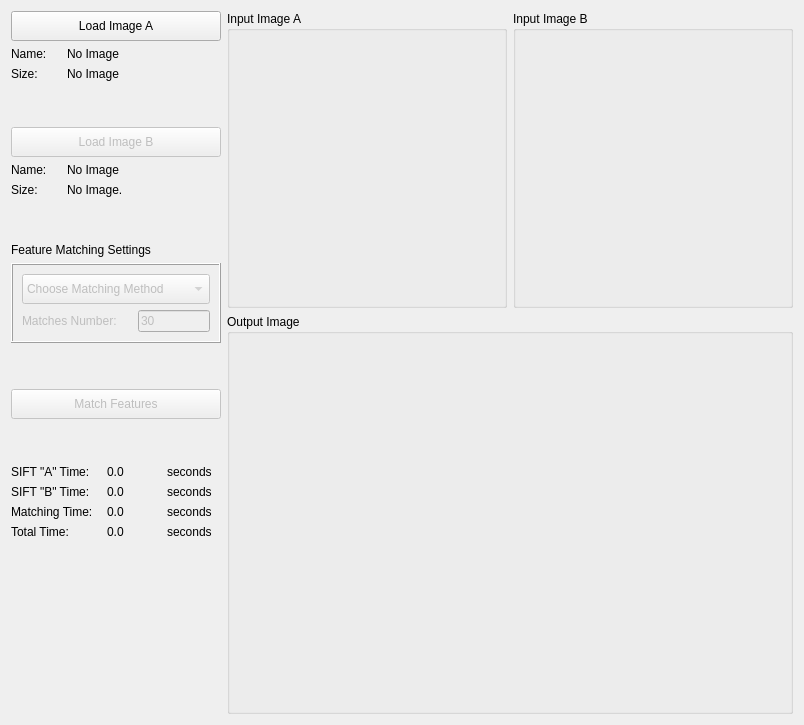
      <widget class="QWidget" name="SIFT_Tab">
       <attribute name="title">
        <string>SIFT</string>
       </attribute>
       <layout class="QGridLayout" name="gridLayout_43">
        <item row="0" column="0">
         <layout class="QGridLayout" name="gridLayout_31">
          <item row="0" column="0">
           <layout class="QVBoxLayout" name="verticalLayout_6">
            <item>
             <widget class="QPushButton" name="btn_load_6_1">
              <property name="sizePolicy">
               <sizepolicy hsizetype="Fixed" vsizetype="Fixed">
                <horstretch>0</horstretch>
                <verstretch>0</verstretch>
               </sizepolicy>
              </property>
              <property name="minimumSize">
               <size>
                <width>210</width>
                <height>30</height>
               </size>
              </property>
              <property name="maximumSize">
               <size>
                <width>210</width>
                <height>30</height>
               </size>
              </property>
              <property name="text">
               <string>Load Image A</string>
              </property>
             </widget>
            </item>
            <item>
             <layout class="QHBoxLayout" name="horizontalLayout_23">
              <property name="sizeConstraint">
               <enum>QLayout::SetFixedSize</enum>
              </property>
              <item>
               <widget class="QLabel" name="label_25">
                <property name="sizePolicy">
                 <sizepolicy hsizetype="Fixed" vsizetype="Fixed">
                  <horstretch>0</horstretch>
                  <verstretch>0</verstretch>
                 </sizepolicy>
                </property>
                <property name="minimumSize">
                 <size>
                  <width>50</width>
                  <height>0</height>
                 </size>
                </property>
                <property name="text">
                 <string>Name:</string>
                </property>
               </widget>
              </item>
              <item>
               <widget class="QLabel" name="label_imgName_6_1">
                <property name="sizePolicy">
                 <sizepolicy hsizetype="Fixed" vsizetype="Fixed">
                  <horstretch>0</horstretch>
                  <verstretch>0</verstretch>
                 </sizepolicy>
                </property>
                <property name="maximumSize">
                 <size>
                  <width>210</width>
                  <height>25</height>
                 </size>
                </property>
                <property name="text">
                 <string>No Image</string>
                </property>
               </widget>
              </item>
             </layout>
            </item>
            <item>
             <layout class="QHBoxLayout" name="horizontalLayout_28">
              <item>
               <widget class="QLabel" name="label_31">
                <property name="sizePolicy">
                 <sizepolicy hsizetype="Fixed" vsizetype="Fixed">
                  <horstretch>0</horstretch>
                  <verstretch>0</verstretch>
                 </sizepolicy>
                </property>
                <property name="minimumSize">
                 <size>
                  <width>50</width>
                  <height>0</height>
                 </size>
                </property>
                <property name="text">
                 <string>Size:</string>
                </property>
               </widget>
              </item>
              <item>
               <widget class="QLabel" name="label_imgSize_6_1">
                <property name="sizePolicy">
                 <sizepolicy hsizetype="Fixed" vsizetype="Fixed">
                  <horstretch>0</horstretch>
                  <verstretch>0</verstretch>
                 </sizepolicy>
                </property>
                <property name="maximumSize">
                 <size>
                  <width>210</width>
                  <height>25</height>
                 </size>
                </property>
                <property name="text">
                 <string>No Image</string>
                </property>
               </widget>
              </item>
             </layout>
            </item>
            <item>
             <spacer name="verticalSpacer_15">
              <property name="orientation">
               <enum>Qt::Vertical</enum>
              </property>
              <property name="sizeType">
               <enum>QSizePolicy::Fixed</enum>
              </property>
              <property name="sizeHint" stdset="0">
               <size>
                <width>20</width>
                <height>40</height>
               </size>
              </property>
             </spacer>
            </item>
            <item>
             <widget class="QPushButton" name="btn_load_6_2">
              <property name="enabled">
               <bool>false</bool>
              </property>
              <property name="sizePolicy">
               <sizepolicy hsizetype="Fixed" vsizetype="Fixed">
                <horstretch>0</horstretch>
                <verstretch>0</verstretch>
               </sizepolicy>
              </property>
              <property name="minimumSize">
               <size>
                <width>210</width>
                <height>30</height>
               </size>
              </property>
              <property name="maximumSize">
               <size>
                <width>210</width>
                <height>30</height>
               </size>
              </property>
              <property name="text">
               <string>Load Image B</string>
              </property>
             </widget>
            </item>
            <item>
             <layout class="QHBoxLayout" name="horizontalLayout_29">
              <property name="sizeConstraint">
               <enum>QLayout::SetFixedSize</enum>
              </property>
              <item>
               <widget class="QLabel" name="label_32">
                <property name="sizePolicy">
                 <sizepolicy hsizetype="Fixed" vsizetype="Fixed">
                  <horstretch>0</horstretch>
                  <verstretch>0</verstretch>
                 </sizepolicy>
                </property>
                <property name="minimumSize">
                 <size>
                  <width>50</width>
                  <height>0</height>
                 </size>
                </property>
                <property name="text">
                 <string>Name:</string>
                </property>
               </widget>
              </item>
              <item>
               <widget class="QLabel" name="label_imgName_6_2">
                <property name="sizePolicy">
                 <sizepolicy hsizetype="Fixed" vsizetype="Fixed">
                  <horstretch>0</horstretch>
                  <verstretch>0</verstretch>
                 </sizepolicy>
                </property>
                <property name="maximumSize">
                 <size>
                  <width>210</width>
                  <height>25</height>
                 </size>
                </property>
                <property name="text">
                 <string>No Image</string>
                </property>
               </widget>
              </item>
             </layout>
            </item>
            <item>
             <layout class="QHBoxLayout" name="horizontalLayout_30">
              <item>
               <widget class="QLabel" name="label_33">
                <property name="sizePolicy">
                 <sizepolicy hsizetype="Fixed" vsizetype="Fixed">
                  <horstretch>0</horstretch>
                  <verstretch>0</verstretch>
                 </sizepolicy>
                </property>
                <property name="minimumSize">
                 <size>
                  <width>50</width>
                  <height>0</height>
                 </size>
                </property>
                <property name="text">
                 <string>Size:</string>
                </property>
               </widget>
              </item>
              <item>
               <widget class="QLabel" name="label_imgSize_6_2">
                <property name="sizePolicy">
                 <sizepolicy hsizetype="Fixed" vsizetype="Fixed">
                  <horstretch>0</horstretch>
                  <verstretch>0</verstretch>
                 </sizepolicy>
                </property>
                <property name="maximumSize">
                 <size>
                  <width>210</width>
                  <height>25</height>
                 </size>
                </property>
                <property name="text">
                 <string>No Image.</string>
                </property>
               </widget>
              </item>
             </layout>
            </item>
            <item>
             <spacer name="verticalSpacer_16">
              <property name="orientation">
               <enum>Qt::Vertical</enum>
              </property>
              <property name="sizeType">
               <enum>QSizePolicy::Fixed</enum>
              </property>
              <property name="sizeHint" stdset="0">
               <size>
                <width>20</width>
                <height>40</height>
               </size>
              </property>
             </spacer>
            </item>
            <item>
             <layout class="QGridLayout" name="gridLayout_35">
              <item row="0" column="0">
               <widget class="QLabel" name="label_50">
                <property name="maximumSize">
                 <size>
                  <width>210</width>
                  <height>25</height>
                 </size>
                </property>
                <property name="text">
                 <string>Feature Matching Settings</string>
                </property>
               </widget>
              </item>
              <item row="1" column="0">
               <widget class="QFrame" name="sift_settings_layout">
                <property name="enabled">
                 <bool>true</bool>
                </property>
                <property name="sizePolicy">
                 <sizepolicy hsizetype="Fixed" vsizetype="Fixed">
                  <horstretch>0</horstretch>
                  <verstretch>0</verstretch>
                 </sizepolicy>
                </property>
                <property name="maximumSize">
                 <size>
                  <width>210</width>
                  <height>16777215</height>
                 </size>
                </property>
                <property name="frameShape">
                 <enum>QFrame::Box</enum>
                </property>
                <property name="frameShadow">
                 <enum>QFrame::Raised</enum>
                </property>
                <property name="lineWidth">
                 <number>1</number>
                </property>
                <property name="midLineWidth">
                 <number>0</number>
                </property>
                <layout class="QGridLayout" name="gridLayout_39">
                 <item row="0" column="0">
                  <layout class="QVBoxLayout" name="verticalLayout_12">
                   <item>
                    <widget class="QComboBox" name="combo_matching_methods">
                     <property name="enabled">
                      <bool>false</bool>
                     </property>
                     <property name="sizePolicy">
                      <sizepolicy hsizetype="Fixed" vsizetype="Fixed">
                       <horstretch>0</horstretch>
                       <verstretch>0</verstretch>
                      </sizepolicy>
                     </property>
                     <property name="minimumSize">
                      <size>
                       <width>180</width>
                       <height>30</height>
                      </size>
                     </property>
                     <item>
                      <property name="text">
                       <string>Choose Matching Method</string>
                      </property>
                     </item>
                     <item>
                      <property name="text">
                       <string>Sum Square Differences</string>
                      </property>
                     </item>
                     <item>
                      <property name="text">
                       <string>Normalized Cross Correlations</string>
                      </property>
                     </item>
                    </widget>
                   </item>
                   <item>
                    <layout class="QHBoxLayout" name="horizontalLayout_36">
                     <item>
                      <widget class="QLabel" name="label_matches_number">
                       <property name="enabled">
                        <bool>false</bool>
                       </property>
                       <property name="sizePolicy">
                        <sizepolicy hsizetype="Fixed" vsizetype="Fixed">
                         <horstretch>0</horstretch>
                         <verstretch>0</verstretch>
                        </sizepolicy>
                       </property>
                       <property name="minimumSize">
                        <size>
                         <width>110</width>
                         <height>0</height>
                        </size>
                       </property>
                       <property name="text">
                        <string>Matches Number:</string>
                       </property>
                      </widget>
                     </item>
                     <item>
                      <widget class="QLineEdit" name="text_sift_matches">
                       <property name="enabled">
                        <bool>false</bool>
                       </property>
                       <property name="text">
                        <string>30</string>
                       </property>
                      </widget>
                     </item>
                    </layout>
                   </item>
                  </layout>
                 </item>
                </layout>
               </widget>
              </item>
             </layout>
            </item>
            <item>
             <spacer name="verticalSpacer_20">
              <property name="orientation">
               <enum>Qt::Vertical</enum>
              </property>
              <property name="sizeType">
               <enum>QSizePolicy::Fixed</enum>
              </property>
              <property name="sizeHint" stdset="0">
               <size>
                <width>20</width>
                <height>40</height>
               </size>
              </property>
             </spacer>
            </item>
            <item>
             <widget class="QPushButton" name="btn_match_features">
              <property name="enabled">
               <bool>false</bool>
              </property>
              <property name="sizePolicy">
               <sizepolicy hsizetype="Fixed" vsizetype="Maximum">
                <horstretch>0</horstretch>
                <verstretch>0</verstretch>
               </sizepolicy>
              </property>
              <property name="minimumSize">
               <size>
                <width>210</width>
                <height>30</height>
               </size>
              </property>
              <property name="maximumSize">
               <size>
                <width>210</width>
                <height>30</height>
               </size>
              </property>
              <property name="text">
               <string>Match Features</string>
              </property>
             </widget>
            </item>
            <item>
             <spacer name="verticalSpacer_21">
              <property name="orientation">
               <enum>Qt::Vertical</enum>
              </property>
              <property name="sizeType">
               <enum>QSizePolicy::Fixed</enum>
              </property>
              <property name="sizeHint" stdset="0">
               <size>
                <width>20</width>
                <height>40</height>
               </size>
              </property>
             </spacer>
            </item>
            <item>
             <layout class="QGridLayout" name="gridLayout_33">
              <item row="2" column="0">
               <layout class="QHBoxLayout" name="horizontalLayout_66">
                <property name="sizeConstraint">
                 <enum>QLayout::SetFixedSize</enum>
                </property>
                <item>
                 <widget class="QLabel" name="label_74">
                  <property name="sizePolicy">
                   <sizepolicy hsizetype="Fixed" vsizetype="Fixed">
                    <horstretch>0</horstretch>
                    <verstretch>0</verstretch>
                   </sizepolicy>
                  </property>
                  <property name="minimumSize">
                   <size>
                    <width>90</width>
                    <height>0</height>
                   </size>
                  </property>
                  <property name="text">
                   <string>Matching Time:</string>
                  </property>
                 </widget>
                </item>
                <item>
                 <widget class="QLabel" name="label_feature_matching_time">
                  <property name="sizePolicy">
                   <sizepolicy hsizetype="Fixed" vsizetype="Fixed">
                    <horstretch>0</horstretch>
                    <verstretch>0</verstretch>
                   </sizepolicy>
                  </property>
                  <property name="maximumSize">
                   <size>
                    <width>55</width>
                    <height>25</height>
                   </size>
                  </property>
                  <property name="text">
                   <string>0.0</string>
                  </property>
                 </widget>
                </item>
                <item>
                 <widget class="QLabel" name="label_45">
                  <property name="text">
                   <string>seconds</string>
                  </property>
                 </widget>
                </item>
               </layout>
              </item>
              <item row="3" column="0">
               <layout class="QHBoxLayout" name="horizontalLayout_64">
                <property name="sizeConstraint">
                 <enum>QLayout::SetFixedSize</enum>
                </property>
                <item>
                 <widget class="QLabel" name="label_72">
                  <property name="sizePolicy">
                   <sizepolicy hsizetype="Fixed" vsizetype="Fixed">
                    <horstretch>0</horstretch>
                    <verstretch>0</verstretch>
                   </sizepolicy>
                  </property>
                  <property name="minimumSize">
                   <size>
                    <width>90</width>
                    <height>0</height>
                   </size>
                  </property>
                  <property name="text">
                   <string>Total Time:</string>
                  </property>
                 </widget>
                </item>
                <item>
                 <widget class="QLabel" name="label_total_matching_time">
                  <property name="sizePolicy">
                   <sizepolicy hsizetype="Fixed" vsizetype="Fixed">
                    <horstretch>0</horstretch>
                    <verstretch>0</verstretch>
                   </sizepolicy>
                  </property>
                  <property name="maximumSize">
                   <size>
                    <width>55</width>
                    <height>25</height>
                   </size>
                  </property>
                  <property name="text">
                   <string>0.0</string>
                  </property>
                 </widget>
                </item>
                <item>
                 <widget class="QLabel" name="label_46">
                  <property name="text">
                   <string>seconds</string>
                  </property>
                 </widget>
                </item>
               </layout>
              </item>
              <item row="0" column="0">
               <layout class="QHBoxLayout" name="horizontalLayout_62">
                <property name="sizeConstraint">
                 <enum>QLayout::SetFixedSize</enum>
                </property>
                <item>
                 <widget class="QLabel" name="label_70">
                  <property name="sizePolicy">
                   <sizepolicy hsizetype="Fixed" vsizetype="Fixed">
                    <horstretch>0</horstretch>
                    <verstretch>0</verstretch>
                   </sizepolicy>
                  </property>
                  <property name="minimumSize">
                   <size>
                    <width>90</width>
                    <height>0</height>
                   </size>
                  </property>
                  <property name="text">
                   <string>SIFT &quot;A&quot; Time:</string>
                  </property>
                 </widget>
                </item>
                <item>
                 <widget class="QLabel" name="label_sift_A_time">
                  <property name="sizePolicy">
                   <sizepolicy hsizetype="Fixed" vsizetype="Fixed">
                    <horstretch>0</horstretch>
                    <verstretch>0</verstretch>
                   </sizepolicy>
                  </property>
                  <property name="maximumSize">
                   <size>
                    <width>55</width>
                    <height>25</height>
                   </size>
                  </property>
                  <property name="text">
                   <string>0.0</string>
                  </property>
                 </widget>
                </item>
                <item>
                 <widget class="QLabel" name="label_44">
                  <property name="text">
                   <string>seconds</string>
                  </property>
                 </widget>
                </item>
               </layout>
              </item>
              <item row="1" column="0">
               <layout class="QHBoxLayout" name="horizontalLayout_67">
                <property name="sizeConstraint">
                 <enum>QLayout::SetFixedSize</enum>
                </property>
                <item>
                 <widget class="QLabel" name="label_75">
                  <property name="sizePolicy">
                   <sizepolicy hsizetype="Fixed" vsizetype="Fixed">
                    <horstretch>0</horstretch>
                    <verstretch>0</verstretch>
                   </sizepolicy>
                  </property>
                  <property name="minimumSize">
                   <size>
                    <width>90</width>
                    <height>0</height>
                   </size>
                  </property>
                  <property name="text">
                   <string>SIFT &quot;B&quot; Time:</string>
                  </property>
                 </widget>
                </item>
                <item>
                 <widget class="QLabel" name="label_sift_B_time">
                  <property name="sizePolicy">
                   <sizepolicy hsizetype="Fixed" vsizetype="Fixed">
                    <horstretch>0</horstretch>
                    <verstretch>0</verstretch>
                   </sizepolicy>
                  </property>
                  <property name="maximumSize">
                   <size>
                    <width>55</width>
                    <height>25</height>
                   </size>
                  </property>
                  <property name="text">
                   <string>0.0</string>
                  </property>
                 </widget>
                </item>
                <item>
                 <widget class="QLabel" name="label_48">
                  <property name="text">
                   <string>seconds</string>
                  </property>
                 </widget>
                </item>
               </layout>
              </item>
             </layout>
            </item>
            <item>
             <spacer name="verticalSpacer_17">
              <property name="orientation">
               <enum>Qt::Vertical</enum>
              </property>
              <property name="sizeHint" stdset="0">
               <size>
                <width>20</width>
                <height>40</height>
               </size>
              </property>
             </spacer>
            </item>
           </layout>
          </item>
          <item row="0" column="1">
           <layout class="QGridLayout" name="gridLayout_32">
            <item row="0" column="0">
             <layout class="QGridLayout" name="gridLayout_29">
              <item row="0" column="0">
               <widget class="QGroupBox" name="groupBox_19">
                <property name="sizePolicy">
                 <sizepolicy hsizetype="Expanding" vsizetype="Expanding">
                  <horstretch>0</horstretch>
                  <verstretch>0</verstretch>
                 </sizepolicy>
                </property>
                <property name="title">
                 <string>Input Image A</string>
                </property>
                <layout class="QGridLayout" name="gridLayout_69">
                 <item row="0" column="0">
                  <widget class="ImageView" name="img6_1_input" native="true">
                   <property name="sizePolicy">
                    <sizepolicy hsizetype="Preferred" vsizetype="Preferred">
                     <horstretch>0</horstretch>
                     <verstretch>0</verstretch>
                    </sizepolicy>
                   </property>
                   <property name="minimumSize">
                    <size>
                     <width>256</width>
                     <height>256</height>
                    </size>
                   </property>
                  </widget>
                 </item>
                </layout>
               </widget>
              </item>
              <item row="0" column="1">
               <widget class="QGroupBox" name="groupBox_20">
                <property name="sizePolicy">
                 <sizepolicy hsizetype="Expanding" vsizetype="Expanding">
                  <horstretch>0</horstretch>
                  <verstretch>0</verstretch>
                 </sizepolicy>
                </property>
                <property name="title">
                 <string>Input Image B</string>
                </property>
                <layout class="QGridLayout" name="gridLayout_70">
                 <item row="0" column="0">
                  <widget class="ImageView" name="img6_2_input" native="true">
                   <property name="sizePolicy">
                    <sizepolicy hsizetype="Preferred" vsizetype="Preferred">
                     <horstretch>0</horstretch>
                     <verstretch>0</verstretch>
                    </sizepolicy>
                   </property>
                   <property name="minimumSize">
                    <size>
                     <width>256</width>
                     <height>256</height>
                    </size>
                   </property>
                  </widget>
                 </item>
                </layout>
               </widget>
              </item>
              <item row="1" column="0" colspan="2">
               <widget class="QGroupBox" name="groupBox_21">
                <property name="sizePolicy">
                 <sizepolicy hsizetype="Expanding" vsizetype="Expanding">
                  <horstretch>0</horstretch>
                  <verstretch>0</verstretch>
                 </sizepolicy>
                </property>
                <property name="minimumSize">
                 <size>
                  <width>400</width>
                  <height>400</height>
                 </size>
                </property>
                <property name="title">
                 <string>Output Image</string>
                </property>
                <layout class="QGridLayout" name="gridLayout_73">
                 <item row="0" column="0">
                  <widget class="ImageView" name="img6_output" native="true">
                   <property name="sizePolicy">
                    <sizepolicy hsizetype="Preferred" vsizetype="Preferred">
                     <horstretch>0</horstretch>
                     <verstretch>0</verstretch>
                    </sizepolicy>
                   </property>
                   <property name="minimumSize">
                    <size>
                     <width>256</width>
                     <height>256</height>
                    </size>
                   </property>
                   <property name="maximumSize">
                    <size>
                     <width>16777215</width>
                     <height>400</height>
                    </size>
                   </property>
                  </widget>
                 </item>
                </layout>
               </widget>
              </item>
             </layout>
            </item>
           </layout>
          </item>
         </layout>
        </item>
       </layout>
      </widget>
